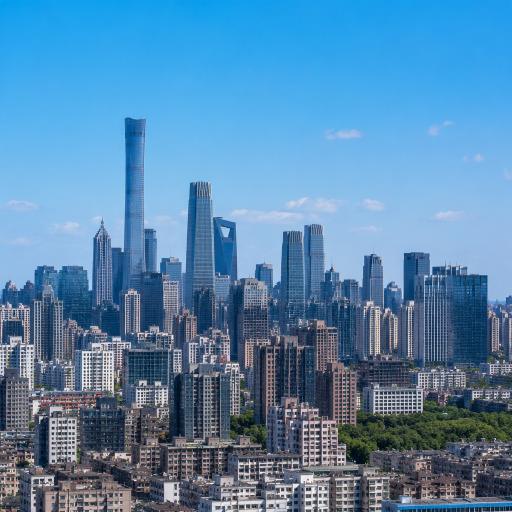
#> input picture 底层算法演示/图像金字塔/assets/skyline.png, 1024 x 1024 px (shown at 1/2 size)
$ python image_pyramid.py --input ../assets/skyline.png
#> lines starting #> are read from the running program, lines starting #| are printed output that depends on the picture; after the words box and inside, x2 and y2 are one past the last pixel; in counts of white or black regions, pixels touching at a corner belong together
# -*- coding: utf-8 -*-
"""
@file    image_pyramid.py
@brief   图像金字塔演示：构建高斯金字塔、拉普拉斯金字塔并用拉普拉斯金字塔重建原图。
@details 流程：高斯模糊降采样 -> 上采样重建 -> 拉普拉斯计算 -> 由拉普拉斯金字塔重建。
@note    依赖：opencv-python、numpy
         pyrDown = 高斯模糊 + 隔行隔列采样，pyrUp 只是插值放大（不可逆），
         所以拉普拉斯层保存的正是「上采样丢失的高频」；把它们逐层加回去即可无损重建。
"""

import argparse
import math
import os

import cv2
import numpy as np

PANEL_WIDTH = 480
PANEL_HEIGHT = 360
TITLE_HEIGHT = 30


def locate_asset(file_name):
    """@brief 在若干候选位置中查找素材，便于从不同工作目录运行。"""
    candidates = [
        os.path.join("..", "..", "assets", file_name),
        os.path.join("..", "assets", file_name),
        os.path.join("assets", file_name),
    ]
    for path in candidates:
        if os.path.exists(path):
            return path
    return candidates[0]


def output_dir_for(input_path):
    """@brief 由素材路径推导输出目录：<demo>/assets/x.png -> <demo>/output。"""
    directory = os.path.dirname(input_path)
    if os.path.basename(directory) == "assets":
        directory = os.path.dirname(directory)
    return os.path.join(directory, "output")


def fit_panel(image, title):
    """@brief 等比缩放并居中留白到固定面板。"""
    bgr = cv2.cvtColor(image, cv2.COLOR_GRAY2BGR) if image.ndim == 2 else image
    scale = min(PANEL_WIDTH / bgr.shape[1], PANEL_HEIGHT / bgr.shape[0])
    scaled = cv2.resize(bgr, None, fx=scale, fy=scale, interpolation=cv2.INTER_AREA)
    panel = np.full((PANEL_HEIGHT + TITLE_HEIGHT, PANEL_WIDTH, 3), 255, dtype=np.uint8)
    x = (PANEL_WIDTH - scaled.shape[1]) // 2
    y = TITLE_HEIGHT + (PANEL_HEIGHT - scaled.shape[0]) // 2
    panel[y:y + scaled.shape[0], x:x + scaled.shape[1]] = scaled
    cv2.putText(panel, title, (8, 21), cv2.FONT_HERSHEY_SIMPLEX, 0.5, (0, 0, 0), 1, cv2.LINE_AA)
    return panel


def montage(panels, cols):
    """@brief 按列数拼接等尺寸面板。"""
    rows = (len(panels) + cols - 1) // cols
    h, w = panels[0].shape[:2]
    canvas = np.full((rows * h, cols * w, 3), 255, dtype=np.uint8)
    for index, panel in enumerate(panels):
        r, c = divmod(index, cols)
        canvas[r * h:r * h + panel.shape[0], c * w:c * w + panel.shape[1]] = panel[:h, :w]
    return canvas


def laplacian_view(laplacian):
    """
    @brief  把带正负值的拉普拉斯层可视化（零点映射到中灰）。
    @param  laplacian 拉普拉斯层（float32）。
    @return uint8 灰度可视化图。
    """
    normalized = cv2.normalize(laplacian, None, 0, 255, cv2.NORM_MINMAX)
    return normalized.astype(np.uint8)


def psnr(image, reference):
    """@brief 计算两幅 8 位灰度图的 PSNR(dB)。"""
    diff = image.astype(np.float64) - reference.astype(np.float64)
    mse = float(np.mean(diff * diff))
    return 99.0 if mse <= 0 else 10.0 * math.log10(255.0 * 255.0 / mse)


def main():
    """@brief 主流程：构建两层金字塔并做无损重建。"""
    parser = argparse.ArgumentParser(
        description="图像金字塔演示：高斯金字塔 + 拉普拉斯金字塔重建")
    parser.add_argument("-i", "--input", default=None,
                        help="输入图像路径，缺省读取 assets/skyline.png")
    parser.add_argument("-o", "--output", default=None,
                        help="输出图像路径，缺省写入 <目录>/output/image_pyramid.png")
    parser.add_argument("-l", "--levels", type=int, default=3,
                        help="金字塔层数（不含第 0 层）")
    parser.add_argument("-d", "--display", action="store_true", help="弹窗显示")
    args = parser.parse_args()

    input_path = args.input or locate_asset("skyline.png")
    src = cv2.imread(input_path, cv2.IMREAD_COLOR)
#> src is the input picture: shape (1024, 1024, 3); mean B, G, R 173.8, 135.6, 87.2
    if src is None:
        raise FileNotFoundError("无法读取图像: {}".format(os.path.abspath(input_path)))
    gray = cv2.cvtColor(src, cv2.COLOR_BGR2GRAY)
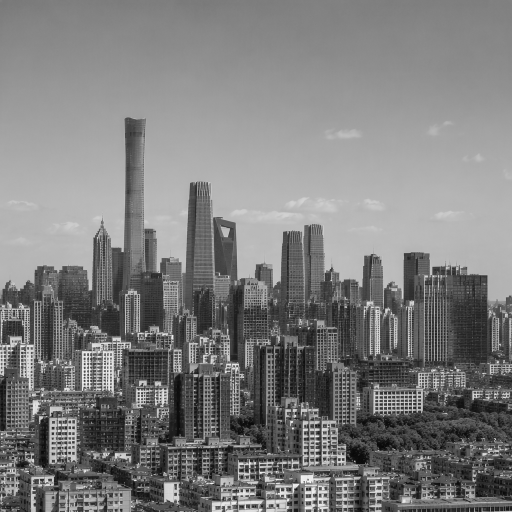
#> gray: shape (1024, 1024) (shown at 1/2 size); min 2, max 253, mean 125.5

    levels = max(1, min(4, args.levels))

    # 步骤 1：高斯模糊降采样。每层尺寸减半，细节逐层减少。
    gaussian = [gray]
    for _ in range(levels):
        gaussian.append(cv2.pyrDown(gaussian[-1]))
#> after the loop, gaussian = 4 items

    # 步骤 2~3：上采样重建并求拉普拉斯层（上采样丢失的高频）。
    laplacian = []
    for i in range(levels):
        up = cv2.pyrUp(gaussian[i + 1], dstsize=(gaussian[i].shape[1], gaussian[i].shape[0]))
        laplacian.append(gaussian[i].astype(np.float32) - up.astype(np.float32))
#> this loop made 3 passes
#> pass 3, in main, `up = cv2.pyrUp(gaussian[i + 1], dstsize=(gaussian[i].shape[1], gaussia..`:
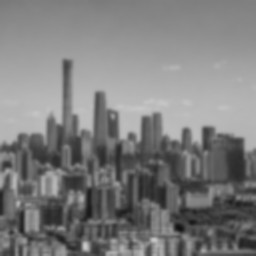
#> up: shape (256, 256); min 17, max 201, mean 125.6
#> after the loop, laplacian = 3 items

    # 步骤 4：由拉普拉斯金字塔逐层重建。
    reconstructed = gaussian[-1].astype(np.float32)
    for i in range(levels - 1, -1, -1):
        up = cv2.pyrUp(reconstructed.astype(np.uint8),
                       dstsize=(gaussian[i].shape[1], gaussian[i].shape[0])).astype(np.float32)
        reconstructed = up + laplacian[i]
    rebuilt = np.clip(reconstructed, 0, 255).astype(np.uint8)
#> reconstructed: shape (1024, 1024) float32

    print("输入: {}, 层数: {}".format(input_path, levels + 1))
    for index, level in enumerate(gaussian):
        print("  level {}: {}x{}".format(index, level.shape[1], level.shape[0]))
#> this loop made 4 passes
#|   level 0: 1024x1024
#|   level 1: 512x512
#|   level 2: 256x256
#|   level 3: 128x128
    print("  重建 PSNR: {:.2f} dB (拉普拉斯金字塔可无损重建)".format(psnr(rebuilt, gray)))
#> in psnr, `diff = image.astype(np.float64) - reference.astype(np.float64)`: diff: shape (1024, 1024) float64; every value is 0
#> in psnr, `mse = float(np.mean(diff * diff))`: mse = 0
#|   重建 PSNR: 99.00 dB (拉普拉斯金字塔可无损重建)

    error = cv2.convertScaleAbs(cv2.absdiff(rebuilt, gray), alpha=8.0)  # 放大 8 倍才能看清残差
#> error: shape (1024, 1024); every value is 0

    panels = [
        fit_panel(gray, "level 0 (original)"),
        fit_panel(gaussian[1], "level 1 (pyrDown)"),
        fit_panel(gaussian[2], "level 2 (pyrDown)"),
        fit_panel(laplacian_view(laplacian[0]), "laplacian level 0"),
        fit_panel(rebuilt, "reconstructed"),
        fit_panel(error, "abs error x8"),
    ]
#> in fit_panel, `panel = np.full((PANEL_HEIGHT + TITLE_HEIGHT, PANEL_WIDTH, 3), 255, dt..`: panel: shape (390, 480, 3); every value is 255
#> call 4 of fit_panel, with title = 'laplacian level 0'
#> in fit_panel (call 4), `scaled = cv2.resize(bgr, None, fx=scale, fy=scale, interpolation=cv2.I..`:
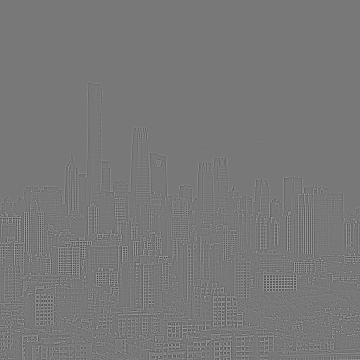
#> scaled: shape (360, 360, 3); min 54, max 193, mean 120.1
#> in fit_panel (call 5), `cv2.putText(panel, title, (8, 21), cv2.FONT_HERSHEY_SIMPLEX, 0.5, (0, ..`:
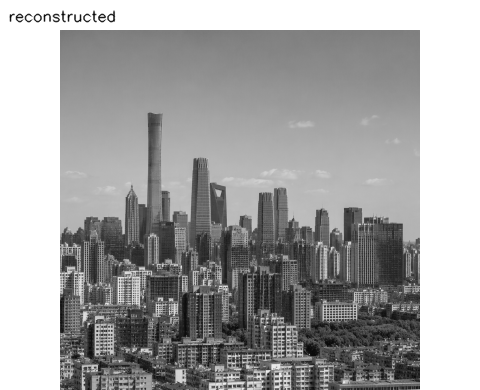
#> panel: shape (390, 480, 3); min 4, max 255, mean 164.9
#> in fit_panel (call 6), `bgr = cv2.cvtColor(image, cv2.COLOR_GRAY2BGR) if image.ndim == 2 else ..`: bgr: shape (1024, 1024, 3); every value is 0
#> in fit_panel (call 6), `scaled = cv2.resize(bgr, None, fx=scale, fy=scale, interpolation=cv2.I..`: scaled: shape (360, 360, 3); every value is 0
#> in fit_panel (call 6), `panel[y:y + scaled.shape[0], x:x + scaled.shape[1]] = scaled`:
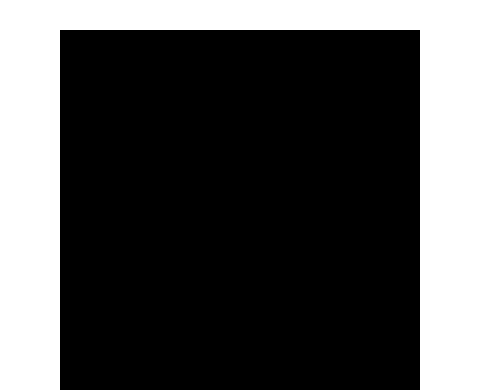
#> panel: shape (390, 480, 3); 30.8% white; 1 white region, box (x1, y1, x2, y2) and area: (0, 0, 480, 390) 57600
#> in fit_panel (call 6), `cv2.putText(panel, title, (8, 21), cv2.FONT_HERSHEY_SIMPLEX, 0.5, (0, ..`:
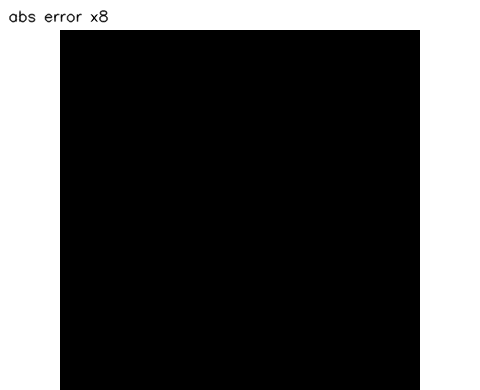
#> panel: shape (390, 480, 3); 0.31% of pixels changed, all inside (x1, y1, x2, y2) = (9, 10, 109, 23)
    result = montage(panels, 3)
#> in montage, `rows = (len(panels) + cols - 1) // cols`: rows = 2
#> in montage, `canvas = np.full((rows * h, cols * w, 3), 255, dtype=np.uint8)`: canvas: shape (780, 1440, 3); every value is 255
#> the loop in montage, `for index, panel in enumerate(panels):` made 6 passes
#> (r, c) on passes 1 to 6: (0, 0), (0, 1), (0, 2), (1, 0), (1, 1), (1, 2)
#> after the loop in montage, `for index, panel in enumerate(panels):`:
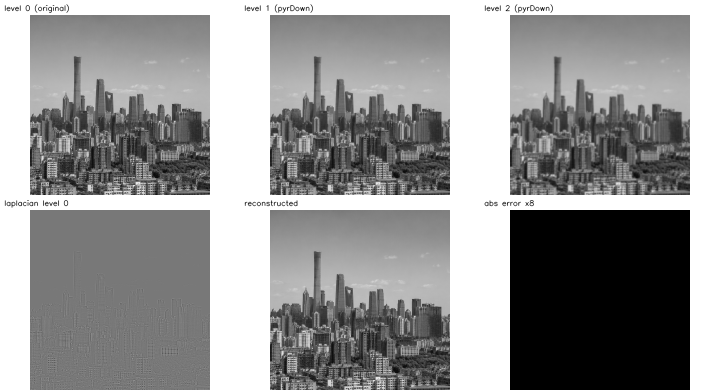
#> canvas: shape (780, 1440, 3) (shown at 1/2 size); min 0, max 255, mean 149.8

    if args.output:
        output_path = args.output
    else:
        out_dir = output_dir_for(input_path)
        os.makedirs(out_dir, exist_ok=True)
        output_path = os.path.join(out_dir, "image_pyramid.png")

    if not cv2.imwrite(output_path, result):
        raise IOError("无法写入输出图像: {}".format(os.path.abspath(output_path)))
    print("结果已保存至 {}".format(os.path.abspath(output_path)))

    if args.display:
        cv2.imshow("image pyramid", result)
        cv2.waitKey(0)
        cv2.destroyAllWindows()


if __name__ == "__main__":
    main()
